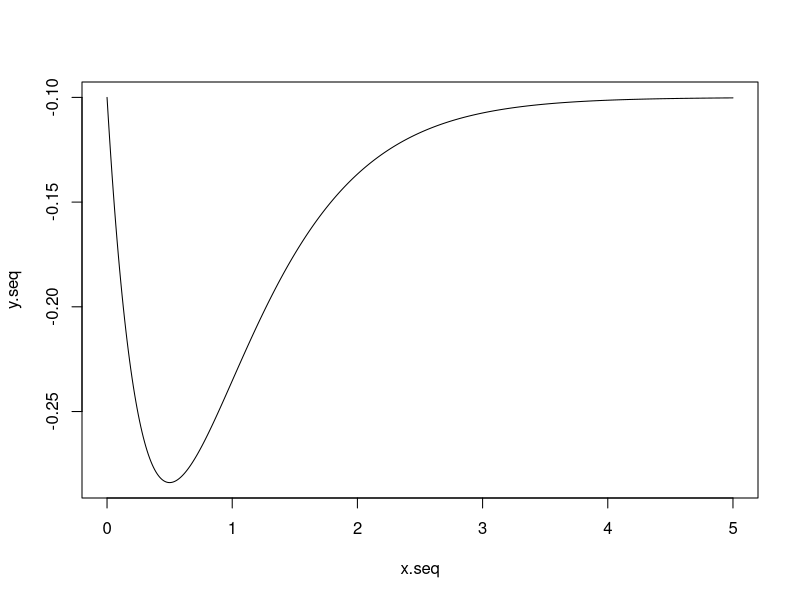
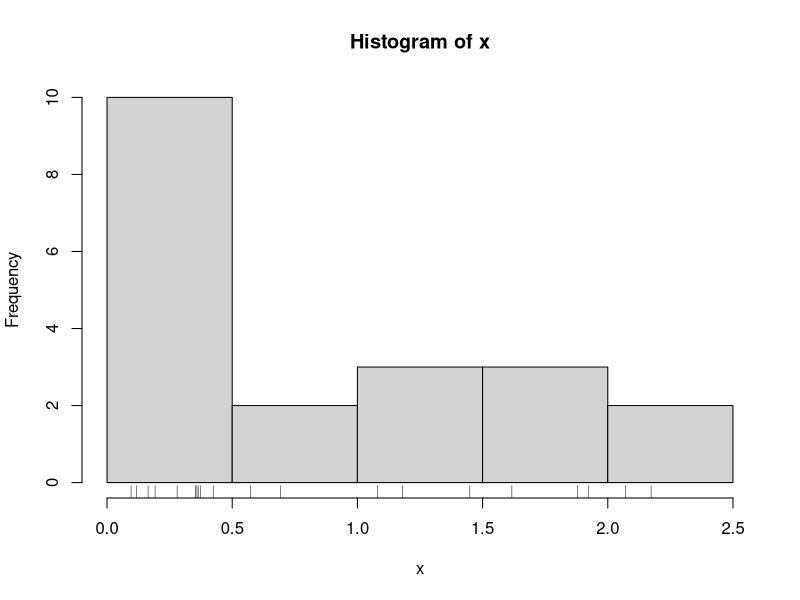

The R source for these figures, in order: (Note: this script raises an error after producing the figures.)
fun1<- function(x,a,b,c){
a*x*exp(-b*x)+c
}
fun2<- function(x,a,b,c){
-a*x*exp(-b*x)+c
}
a<-1
b<-2
c<- -0.1
x.seq<-seq(0,5,0.01)
y.seq<- fun2(x.seq,a,b,c)
plot(x.seq,y.seq,type="l")
abline(h=0)

optimize(f=fun2,interval=c(0,2),a,b,c)
optimize(f=fun1,interval=c(0,2),maximum=TRUE,a,b,c)

x<- c(0.164,0.117,1.880,0.424,0.280,0.353,0.574,0.096,1.081,0.693,1.449,1.181,0.364,0.359,2.173,0.374,0.192,1.617,2.070,1.922)
hist(x)
rug(x)

logL<-function(pars,x){
alpha<-pars[1]
beta<-pars[2]

n<- length(x)
res <- -n*log(gamma(alpha))-n*alpha*log(beta)-sum(x)/beta +(alpha-1)*sum(log(x))
return(-res)
}
alpha0<-1
beta0<-1
pars<-c(alpha0,beta0)
A<-optim(pars,logL,gr=NULL,x=x);A

p <- xyplot(y ~ x | f, panel = function(x, y, ...) {
  panel.xyplot(x, y, ...)  ## First call the default panel function for 'xyplot'
  panel.abline(h = median(y), lty = 2)  ## Add a horizontal line at the median
})
print(p)
invisible()
